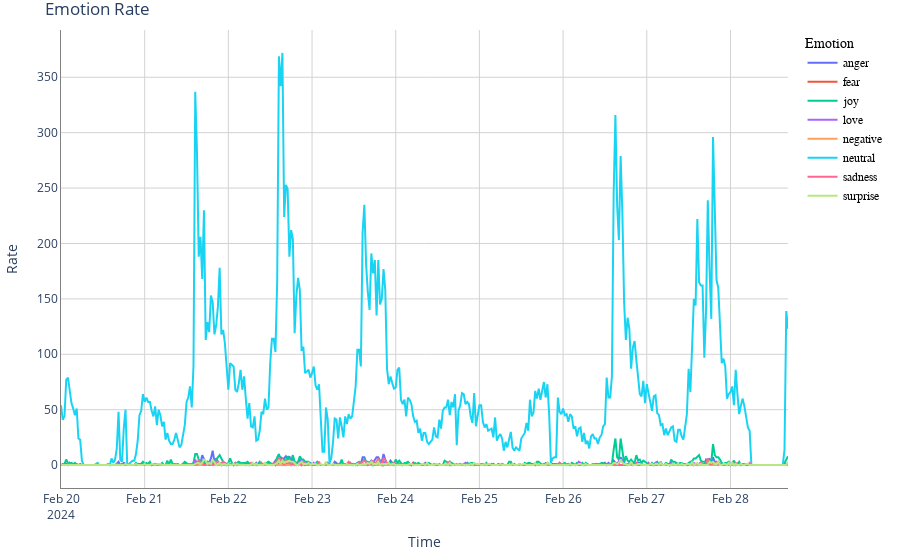

The notebook cell saved with this chart:
### Markdown cell above
Emotions over time (percentage)

### Code cell
import plotly.graph_objects as go

# Assuming 'hourly_sentiments' is your DataFrame

# Create a Plotly figure
fig = go.Figure()

# Add traces for each column in the DataFrame without specifying colors
for column in hourly_emotions.columns:
    fig.add_trace(go.Scatter(x=hourly_emotions.index, y=hourly_emotions[column],
                            mode='lines', name=column))

# Update layout with titles, axis labels, and grid lines
fig.update_layout(
    title='Emotion Rate',
    xaxis_title='Time',
    yaxis_title='Rate',
    xaxis=dict(showline=True, showgrid=True, linecolor='gray', gridcolor='lightgray'),
    yaxis=dict(showline=True, showgrid=True, linecolor='gray', gridcolor='lightgray'),
    plot_bgcolor='white',
    legend_title='Emotion',
    legend=dict(traceorder='normal', font=dict(family="sans-serif", size=12, color="black")),
    margin=dict(l=20, r=20, t=30, b=20)
)

# Show the figure
fig.show()

### Figure 1 — Plotly figure (JSON) as saved in the notebook; plotly's stock layout.template omitted (floating-point values rounded to 4 significant figures; data arrays with more than 128 entries replaced by an {"elided": "..."} marker saying what was removed)
{"data": [{"mode": "lines", "name": "anger", "type": "scatter", "x": {"elided": "418 str values"}, "y": {"elided": "418 int values"}}, {"mode": "lines", "name": "fear", "type": "scatter", "x": {"elided": "418 str values"}, "y": {"elided": "418 int values"}}, {"mode": "lines", "name": "joy", "type": "scatter", "x": {"elided": "418 str values"}, "y": {"elided": "418 int values"}}, {"mode": "lines", "name": "love", "type": "scatter", "x": {"elided": "418 str values"}, "y": {"elided": "418 int values"}}, {"mode": "lines", "name": "negative", "type": "scatter", "x": {"elided": "418 str values"}, "y": {"elided": "418 int values"}}, {"mode": "lines", "name": "neutral", "type": "scatter", "x": {"elided": "418 str values"}, "y": {"elided": "418 int values"}}, {"mode": "lines", "name": "sadness", "type": "scatter", "x": {"elided": "418 str values"}, "y": {"elided": "418 int values"}}, {"mode": "lines", "name": "surprise", "type": "scatter", "x": {"elided": "418 str values"}, "y": {"elided": "418 int values"}}], "layout": {"legend": {"font": {"color": "black", "family": "sans-serif", "size": 12}, "title": {"text": "Emotion"}, "traceorder": "normal"}, "margin": {"b": 20, "l": 20, "r": 20, "t": 30}, "plot_bgcolor": "white", "title": {"text": "Emotion Rate"}, "xaxis": {"gridcolor": "lightgray", "linecolor": "gray", "showgrid": true, "showline": true, "title": {"text": "Time"}}, "yaxis": {"gridcolor": "lightgray", "linecolor": "gray", "showgrid": true, "showline": true, "title": {"text": "Rate"}}}}
